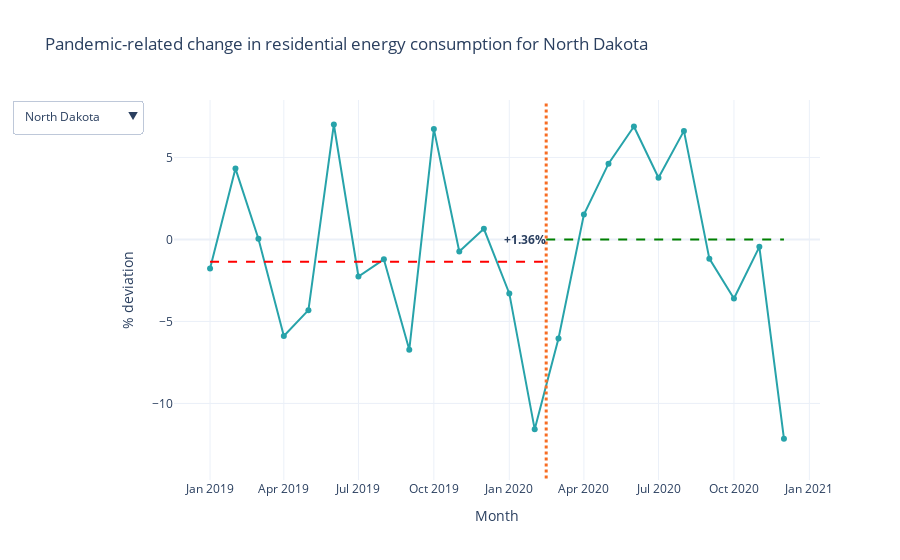

The cell this chart's notebook holds for it:
### Code cell
# fig = px.line(energy_data[(energy_data.state=='USA')&(energy_data.sector=="RES")&(energy_data.year >= 2019)], x="date", y="pct_error_20", title='Error in prediction')
# fig.add_shape(type='line',x0='2020-02-15',x1='2020-02-15')

# # fig = go.Figure(go.Scatter(x=energy_data[(energy_data.state=='USA')&(energy_data.sector=="RES")&(energy_data.year >= 2019)].date,
# #                            y=np.round(energy_data[(energy_data.state=='USA')&(energy_data.sector=="RES")&(energy_data.year >= 2019)].pct_error_20,2),mode='lines+markers',marker_color='#27a3aa'))
layout = Layout(title="Pandemic-related change in residential energy consumption for USA",xaxis=dict(title="Month"),yaxis=dict(title="% deviation"),template='plotly_white')
fig = go.Figure(layout=layout)
fig.add_trace(go.Scatter(x=energy_data[(energy_data.state_name=='USA')&(energy_data.sector=="RES")&(energy_data.year >= 2019)].date,
                         y=np.round(energy_data[(energy_data.state_name=='USA')&(energy_data.sector=="RES")&(energy_data.year >= 2019)].pct_error,2),
                         mode='lines+markers',marker_color='#27a3aa',visible=True))
# fig = px.scatter(energy_data[(energy_data.state=='USA')&(energy_data.sector=="RES")&(energy_data.year >= 2019)],
#                 x='date',
#                 y='pct_error_20'
#                 )
fig.add_shape(type='line',
              x0='2020-02-15',x1='2020-02-15',
              y0=energy_data[(energy_data.state_name=='USA')&(energy_data.sector=="RES")&(energy_data.year >= 2019)].pct_error.min()*1.2,
              y1=energy_data[(energy_data.state_name=='USA')&(energy_data.sector=="RES")&(energy_data.year >= 2019)].pct_error.max()*1.2,
              line=dict(color='#f76d23', width=3, dash="dot"))
fig.add_shape(type='line',
              x0='2019-01-01',x1='2020-02-18',
              y0=energy_data[(energy_data.state_name=='USA')&(energy_data.sector=="RES")].pre_covid_error.min(),
              y1=energy_data[(energy_data.state_name=='USA')&(energy_data.sector=="RES")].pre_covid_error.min(),
              line=dict(color='red', width=2, dash="dash"))
fig.add_shape(type='line',
              x0='2020-02-15',x1='2020-12-01',
              y0=energy_data[(energy_data.state_name=='USA')&(energy_data.sector=="RES")].post_covid_error.min(),
              y1=energy_data[(energy_data.state_name=='USA')&(energy_data.sector=="RES")].post_covid_error.min(),
              line=dict(color='green', width=2, dash="dash"))
fig.add_annotation(x='2020-01-20',
                  y=energy_data[(energy_data.state_name=='USA')&(energy_data.sector=="RES")].post_covid_error.min(),
                  text=list(energy_data[(energy_data.state_name=='USA')&(energy_data.sector=="RES")].anno_text)[0],
                  showarrow=False,
                  font_size=14,
                  font_family='Arial',
                  font_color=list(energy_data[(energy_data.state_name=='USA')&(energy_data.sector=="RES")].anno_color)[0] 
                  )

updatemenu = []
buttons = []
states = ['USA']
states.extend(energy_data[~(energy_data.state_name =='USA')].state_name.unique())

for state in states:
    buttons.append(dict(method='update',
                        label=state,
                        visible=True,
                        args=[#update to trace
                            {'y':[np.round(energy_data[(energy_data.state_name==state)&(energy_data.sector=="RES")&(energy_data.year >= 2019)].pct_error,2)],
                               'x':[energy_data[(energy_data.state_name==state)&(energy_data.sector=="RES")&(energy_data.year >= 2019)].date],
                               'type':'scatter'},
                            #update to layout
                            {'title':'Pandemic-related change in residential energy consumption for '+state,
                             'annotations':[{'x':'2020-01-20',
                                             'y':energy_data[(energy_data.state_name==state)&(energy_data.sector=="RES")].post_covid_error.min(),
                                             'text':list(energy_data[(energy_data.state_name==state)&(energy_data.sector=="RES")].anno_text)[0],
                                             'showarrow':False,'font_size':14,'font_family':'Arial',
                                             'font_color':list(energy_data[(energy_data.state_name==state)&(energy_data.sector=="RES")].anno_color)[0] }],
                            'shapes':[{'type':'line',
                                       'x0':'2019-01-01','x1':'2020-02-18',
                                       'y0':energy_data[(energy_data.state_name==state)&(energy_data.sector=="RES")].pre_covid_error.min(),
                                       'y1':energy_data[(energy_data.state_name==state)&(energy_data.sector=="RES")].pre_covid_error.min(),
                                       'line':dict(color='red', width=2, dash="dash")},
                                     {'type':'line',
                                       'x0':'2020-02-15','x1':'2020-12-01',
                                       'y0':energy_data[(energy_data.state_name==state)&(energy_data.sector=="RES")].post_covid_error.min(),
                                       'y1':energy_data[(energy_data.state_name==state)&(energy_data.sector=="RES")].post_covid_error.min(),
                                       'line':dict(color='green', width=2, dash="dash")},
                                     {'type':'line',
                                       'x0':'2020-02-15','x1':'2020-02-15',
                                       'y0':energy_data[(energy_data.state_name==state)&(energy_data.sector=="RES")&(energy_data.year >= 2019)].pct_error.min()*1.2,
                                       'y1':energy_data[(energy_data.state_name==state)&(energy_data.sector=="RES")&(energy_data.year >= 2019)].pct_error.max()*1.2,
                                       'line':dict(color='#f76d23', width=3, dash="dot")}]},
                            [0]]))

    # some adjustments to the updatemenus
updatemenu = []
your_menu = dict()
updatemenu.append(your_menu)

updatemenu[0]['buttons'] = buttons
updatemenu[0]['direction'] = 'down'
updatemenu[0]['showactive'] = True

# add dropdown menus to the figure
fig.update_layout(showlegend=False, updatemenus=updatemenu,xaxis=dict(title="Month"),yaxis=dict(title="% deviation"),template='plotly_white')
fig.show()

py.plot(fig, filename = 'res-energy-states', auto_open=False)
